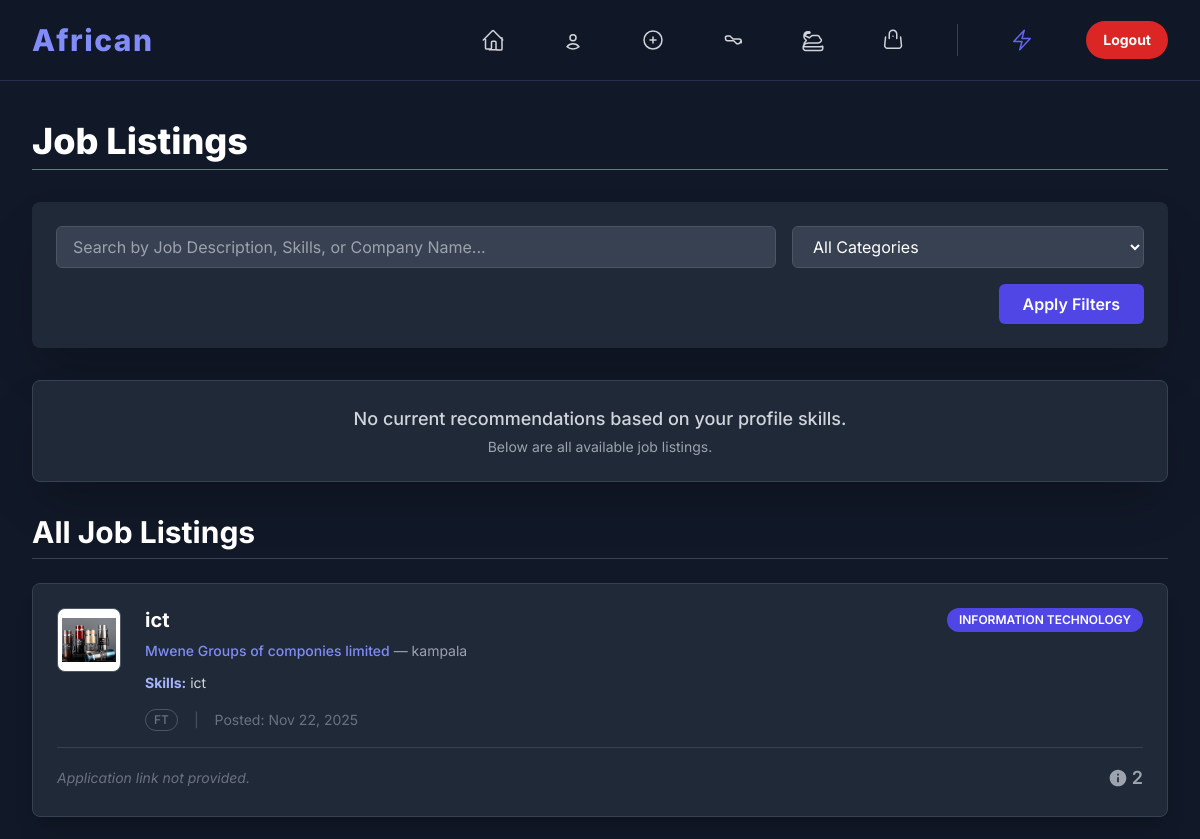
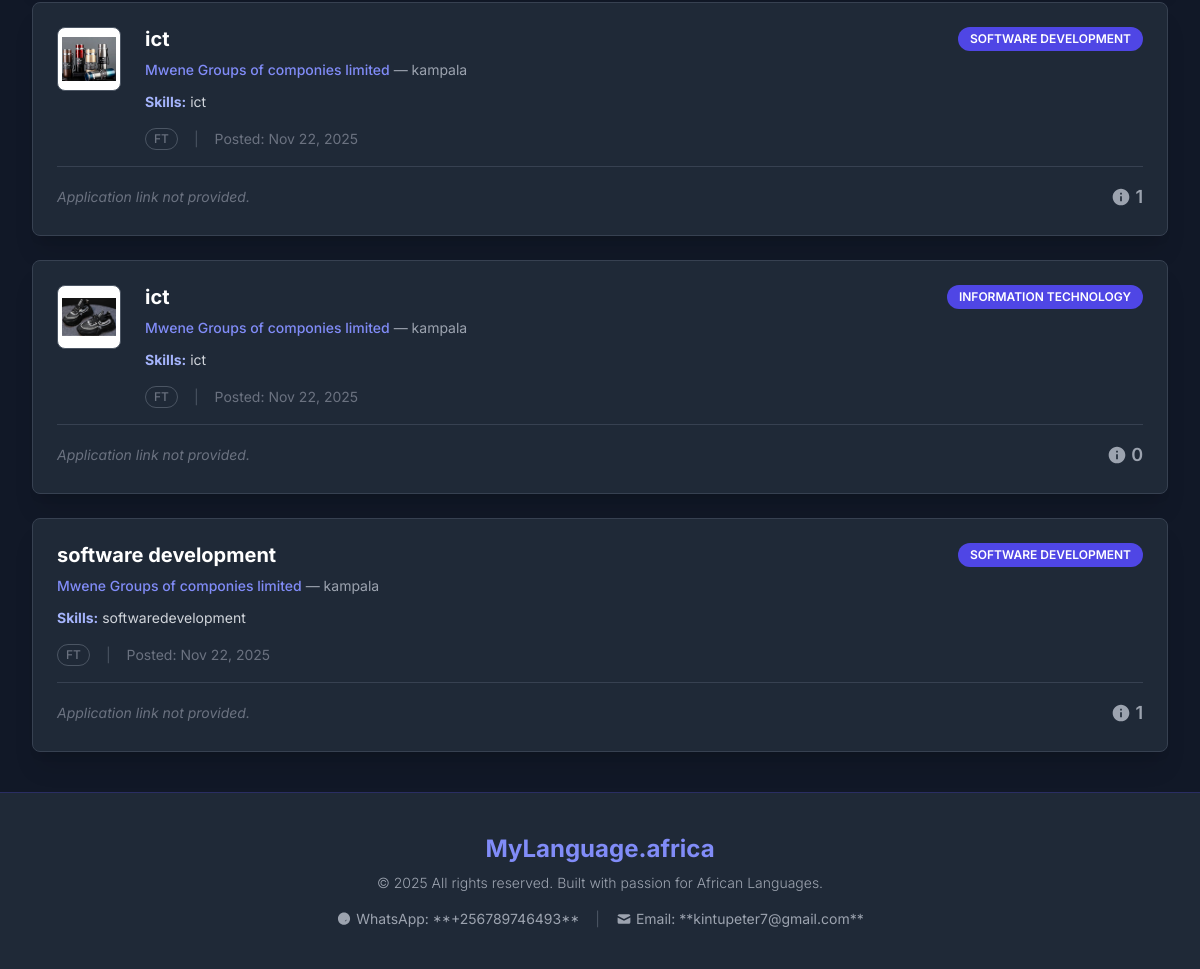
Page / (signed in) on the committed database (2 pictures, top to bottom).
### languages/models.py (models this page shows, shortened)
class JobPost(models.Model):
    job_category = models.CharField(
        max_length=20,
        choices=JOB_CATEGORIES,
        default='luganda',
        help_text=_("Select the industry/category for this job.")
    )
    job_type = models.CharField(
        max_length=20,
        choices=JOB_TYPES,
        default='fulltime',
        help_text=_("Select the type of employment.")
    )
    post_content = models.TextField(
        help_text=_("The full description of the job.")
    )
    required_skills = models.TextField(
        help_text=_("List the essential skills and qualifications.")
    )
    applicant = models.ForeignKey(
        Applicant,
        on_delete=models.SET_NULL,
        null=True,
        blank=True,
        help_text=_("The Applicant (Recruiter) associated with this job post.")
    )
    recruiter_name = models.CharField(
        max_length=100,
        blank=True,
        help_text=_("The name of the recruiter/posting company.")
    )
    recruiter_location = models.CharField(
        max_length=100,
        blank=True,
        help_text=_("The location of the company/recruiter.")
    )
    timestamp = models.DateTimeField(auto_now_add=True)
    is_validated = models.BooleanField(
        default=False,
        help_text=_("Marks if the job post has been reviewed and validated.")
    )
    upvotes = models.IntegerField(default=0)
    company_logo_or_media = models.FileField(
        upload_to='job_media/',
        null=True,
        blank=True,
        help_text=_("Optional: Upload a company logo (image) or short recruitment video.")
    )
    application_url = models.URLField(
        max_length=200,
        null=True,
        blank=True,
        help_text=_("The direct link where applicants can apply for this job (e.g., Company career page, LinkedIn, or email).")
    )
    class Meta:
        verbose_name = _("Job Post")
        verbose_name_plural = _("Job Posts")
        ordering = ['-timestamp']

### languages/views.py (the view)
# urls.py: path('', views.browse_job_listings, name='home'), # Updated view name
@login_required
def browse_job_listings(request):
    category_filter = request.GET.get('category')
    search_query = request.GET.get('q')
    page = request.GET.get('page') # Get the page number
    all_job_posts = JobPost.objects.filter(is_validated=True).order_by('-timestamp')
    job_posts_filtered = all_job_posts
    if category_filter and category_filter != 'all':
        job_posts_filtered = job_posts_filtered.filter(job_category=category_filter)
    if search_query:
        job_posts_filtered = job_posts_filtered.filter(
            Q(post_content__icontains=search_query) |
            Q(required_skills__icontains=search_query) |
            Q(recruiter_name__icontains=search_query)
        )
    recommended_jobs = JobPost.objects.none() # Initialize an empty queryset
    if request.user.is_authenticated:
        try:
            user_profile = getattr(request.user, 'userprofile', None)
            if user_profile is None:
                user_profile = getattr(request.user, 'profile', None)
            if user_profile and hasattr(user_profile, 'skills'):
                user_skills_raw = user_profile.skills.split(',') if user_profile.skills else []
                user_skills = [s.strip().lower() for s in user_skills_raw if s.strip()]
            else:
                user_skills = []
        except Exception:
            user_skills = []
        if user_skills:
            skill_match_query = Q()
            for skill in user_skills:
                skill_match_query |= Q(required_skills__icontains=skill)
            recommended_jobs = job_posts_filtered.filter(skill_match_query).distinct()
            other_jobs = job_posts_filtered.exclude(pk__in=recommended_jobs.values_list('pk', flat=True))
            final_job_list = list(recommended_jobs.order_by('-timestamp')) + list(other_jobs.order_by('-timestamp'))
        else:
            final_job_list = list(job_posts_filtered)
    else:
        final_job_list = list(job_posts_filtered)
    paginator = Paginator(final_job_list, 10) # Show 10 posts per page
    try:
        posts_on_page = paginator.page(page)
    except PageNotAnInteger:
        posts_on_page = paginator.page(1)
    except EmptyPage:
        posts_on_page = paginator.page(paginator.num_pages)
    posts_pk_list = [job.pk for job in posts_on_page.object_list]
    context = {
        'job_posts': posts_on_page, # Paginated list containing recommended and other jobs
        'recommended_jobs_count': recommended_jobs.count(),
        'is_recommended_page': True if recommended_jobs.filter(pk__in=posts_pk_list).exists() and posts_on_page.number == 1 else False,
        'job_categories': JOB_CATEGORIES,
        'selected_category': category_filter if category_filter in [c[0] for c in JOB_CATEGORIES] else 'all',
        'search_query': search_query or '',
        'page_title': "Job Listings"
    }
    return render(request, 'contributions_list.html', context)

### languages/templates/contributions_list.html (shortened to what this page needs)
{% extends "base.html" %}
{% block content %}
<main class="flex-grow max-w-7xl mx-auto px-4 sm:px-6 lg:px-8 py-10">
    <h1 class="text-4xl font-extrabold text-white mb-8 border-b border-indigo-500 pb-2">{{ page_title }}</h1>
    <form method="get" action="{% url 'languages:browse_job_listings' %}" class="mb-8 p-6 bg-gray-800 rounded-lg shadow-2xl">
        <div class="grid grid-cols-1 md:grid-cols-3 gap-4">
            <input type="search" name="q" placeholder="Search by Job Description, Skills, or Company Name..." value="{{ search_query }}" class="col-span-1 md:col-span-2 px-4 py-2 bg-gray-700 border border-gray-600 rounded-md text-white focus:outline-none focus:ring-2 focus:ring-indigo-500">
            <select name="category" class="px-4 py-2 bg-gray-700 border border-gray-600 rounded-md text-white focus:outline-none focus:ring-2 focus:ring-indigo-500">
                <option value="all">All Categories</option>
            </select>
        </div>
        <div class="mt-4 flex justify-end">
            <button type="submit" class="px-6 py-2 bg-indigo-600 text-white font-semibold rounded-md hover:bg-indigo-700 transition duration-150 ease-in-out">
                Apply Filters
            </button>
        </div>
    </form>
    {% if user.is_authenticated and job_posts.number == 1 and recommended_jobs_count > 0 %}
    <section class="mb-12">
        <h2 class="text-3xl font-bold text-indigo-400 mb-6 flex items-center">
            <svg class="w-8 h-8 mr-2" xmlns="http://www.w3.org/2000/svg" fill="none" viewBox="0 0 24 24" stroke-width="2" stroke="currentColor">
                <path stroke-linecap="round" stroke-linejoin="round" d="M9 12.75l3 3m0 0l3-3m-3 3v-7.5M21 12a9 9 0 11-18 0 9 9 0 0118 0z" />
            </svg>
            Recommended Jobs For You
        </h2>
        <div class="space-y-6">
            {% for job in job_posts %}
                {% if forloop.counter <= recommended_jobs_count %}
                <div class="bg-gray-800 rounded-lg shadow-2xl p-6 transition duration-300 ease-in-out border-2 border-indigo-500 hover:bg-gray-700/50">
                    <div class="flex flex-col md:flex-row md:justify-between md:items-start">
                        {% if job.company_logo_or_media %}
                            <div class="mb-4 md:mb-0 md:mr-6 flex-shrink-0">
                                <img src="{{ job.company_logo_or_media.url }}" alt="{{ job.recruiter_name }} Logo" class="h-16 w-16 object-contain rounded-lg border border-gray-600 p-1 bg-white">
                            </div>
                        {% endif %}
                        <div class="flex-grow">
                            <div class="flex justify-between items-start mb-2">
                                <h2 class="text-xl font-bold text-white leading-tight">
                                    {{ job.post_content|truncatechars:70 }}
                                    {% if job.post_content|length > 70 %}...{% endif %}
                                </h2>
                                <span class="ml-4 px-3 py-1 text-xs font-semibold rounded-full bg-indigo-600 text-white uppercase flex-shrink-0">{{ job.get_job_category_display }}</span>
                            </div>
                            <p class="text-gray-400 text-sm mb-3">
                                <span class="font-medium text-indigo-400">{{ job.recruiter_name }}</span>
                                —
                                <span>{{ job.recruiter_location }}</span>
                            </p>
                            <p class="text-gray-300 text-sm mb-4">
                                <strong class="text-indigo-300">Skills:</strong> {{ job.required_skills|truncatechars:120 }}
                            </p>
                            <div class="flex items-center text-sm text-gray-500 space-x-4">
                                <span class="text-xs font-medium uppercase border border-gray-600 px-2 py-0.5 rounded-full">{{ job.get_job_type_display }}</span>
                                <span class="text-gray-600 hidden sm:inline">|</span>
                                <span class="hidden sm:inline">Posted: {{ job.timestamp|date:"M d, Y" }}</span>
                            </div>
                        </div>
                    </div>
                    <div class="mt-4 pt-4 border-t border-gray-700 flex justify-between items-center">
                        {% if job.application_url %}
                        <a href="{{ job.application_url }}" target="_blank" rel="noopener noreferrer" class="px-4 py-2 bg-green-600 text-white font-semibold rounded-md hover:bg-green-700 transition duration-150 ease-in-out text-sm">
                            Apply Now
                        </a>
                        {% else %}
                        <span class="text-gray-500 text-sm italic">Application link not provided.</span>
                        {% endif %}
                        <form method="post" action="{% url 'languages:upvote_job_application' pk=job.pk %}" class="upvote-form flex items-center">
                            {% csrf_token %}
                            <button type="submit" class="text-gray-400 hover:text-indigo-400 transition duration-150 ease-in-out flex items-center space-x-1">
                                <svg class="h-5 w-5 fill-current" viewBox="0 0 24 24">
                                    <path d="M12 2C6.48 2 2 6.48 2 12s4.48 10 10 10 10-4.48 10-10S17.52 2 12 2zm1 15h-2v-6h2v6zm0-8h-2V7h2v2z"/>
                                </svg>
                                <span class="upvote-count font-semibold text-lg">{{ job.upvotes }}</span>
                            </button>
                        </form>
                    </div>
                </div>
                {% endif %}
            {% endfor %}
        </div>
    </section>
    <h2 class="text-3xl font-bold text-white mb-6 border-b border-gray-700 pb-2">All Other Listings</h2>
    {% elif user.is_authenticated and not recommended_jobs_count and job_posts.number == 1 %}
    <div class="text-center py-6 bg-gray-800 rounded-lg shadow-2xl border border-gray-700 mb-8">
        <p class="text-lg font-medium text-gray-300">No current recommendations based on your profile skills.</p>
        <p class="text-gray-400 mt-1 text-sm">Below are all available job listings.</p>
    </div>
    <h2 class="text-3xl font-bold text-white mb-6 border-b border-gray-700 pb-2">All Job Listings</h2>
    {% else %}
    <h2 class="text-3xl font-bold text-white mb-6 border-b border-gray-700 pb-2">All Job Listings</h2>
    {% endif %}
    <div class="space-y-6">
        {% if job_posts %}
            {% for job in job_posts %}
                {% if not user.is_authenticated or job_posts.number != 1 or forloop.counter > recommended_jobs_count %}
                <div class="bg-gray-800 rounded-lg shadow-xl p-6 transition duration-300 ease-in-out hover:shadow-indigo-500/50 hover:bg-gray-700/50 border border-gray-700">
                    <div class="flex flex-col md:flex-row md:justify-between md:items-start">
                        {% if job.company_logo_or_media %}
                            <div class="mb-4 md:mb-0 md:mr-6 flex-shrink-0">
                                <img src="{{ job.company_logo_or_media.url }}" alt="{{ job.recruiter_name }} Logo" class="h-16 w-16 object-contain rounded-lg border border-gray-600 p-1 bg-white">
                            </div>
                        {% endif %}
                        <div class="flex-grow">
                            <div class="flex justify-between items-start mb-2">
                                <h2 class="text-xl font-bold text-white leading-tight">
                                    {{ job.post_content|truncatechars:70 }}
                                </h2>
                                <span class="ml-4 px-3 py-1 text-xs font-semibold rounded-full bg-indigo-600 text-white uppercase flex-shrink-0">{{ job.get_job_category_display }}</span>
                            </div>
                            <p class="text-gray-400 text-sm mb-3">
                                <span class="font-medium text-indigo-400">{{ job.recruiter_name }}</span>
                                —
                                <span>{{ job.recruiter_location }}</span>
                            </p>
                            <p class="text-gray-300 text-sm mb-4">
                                <strong class="text-indigo-300">Skills:</strong> {{ job.required_skills|truncatechars:120 }}
                            </p>
                            <div class="flex items-center text-sm text-gray-500 space-x-4">
                                <span class="text-xs font-medium uppercase border border-gray-600 px-2 py-0.5 rounded-full">{{ job.get_job_type_display }}</span>
                                <span class="text-gray-600 hidden sm:inline">|</span>
                                <span class="hidden sm:inline">Posted: {{ job.timestamp|date:"M d, Y" }}</span>
                            </div>
                        </div>
                    </div>
                    <div class="mt-4 pt-4 border-t border-gray-700 flex justify-between items-center">
                        {% if job.application_url %}
                        <a href="{{ job.application_url }}" target="_blank" rel="noopener noreferrer" class="px-4 py-2 bg-green-600 text-white font-semibold rounded-md hover:bg-green-700 transition duration-150 ease-in-out text-sm">
                            Apply Now
                        </a>
                        {% else %}
                        <span class="text-gray-500 text-sm italic">Application link not provided.</span>
                        {% endif %}
                        <form method="post" action="{% url 'languages:upvote_job_application' pk=job.pk %}" class="upvote-form flex items-center">
                            <button type="submit" class="text-gray-400 hover:text-indigo-400 transition duration-150 ease-in-out flex items-center space-x-1">
                                <svg class="h-5 w-5 fill-current" viewBox="0 0 24 24">
                                    <path d="M12 2C6.48 2 2 6.48 2 12s4.48 10 10 10 10-4.48 10-10S17.52 2 12 2zm1 15h-2v-6h2v6zm0-8h-2V7h2v2z"/>
                                </svg>
                                <span class="upvote-count font-semibold text-lg">{{ job.upvotes }}</span>
                            </button>
                        </form>
                    </div>
                </div>
                {% endif %}
            {% endfor %}
        {% endif %}
    </div>
</main>
{% endblock content %}

### rows in the picture
JobPost: company_logo_or_media (picture), post_content "ict", job_category "INFORMATION TECHNOLOGY", recruiter_name "Mwene Groups of componies limited", recruiter_location "kampala", required_skills "ict", job_type "FT", timestamp "Nov 22, 2025", shows "Application link not provided.", upvotes "2"
JobPost: company_logo_or_media (picture), post_content "ict", job_category "SOFTWARE DEVELOPMENT", recruiter_name "Mwene Groups of componies limited", recruiter_location "kampala", required_skills "ict", job_type "FT", timestamp "Nov 22, 2025", shows "Application link not provided.", upvotes "1"
JobPost: company_logo_or_media (picture), post_content "ict", job_category "INFORMATION TECHNOLOGY", recruiter_name "Mwene Groups of componies limited", recruiter_location "kampala", required_skills "ict", job_type "FT", timestamp "Nov 22, 2025", shows "Application link not provided.", upvotes "0"
JobPost: post_content "software development", job_category "SOFTWARE DEVELOPMENT", recruiter_name "Mwene Groups of componies limited", recruiter_location "kampala", required_skills "softwaredevelopment", job_type "FT", timestamp "Nov 22, 2025", shows "Application link not provided.", upvotes "1"

### other values in the picture
{{ page_title }} "Job Listings"
